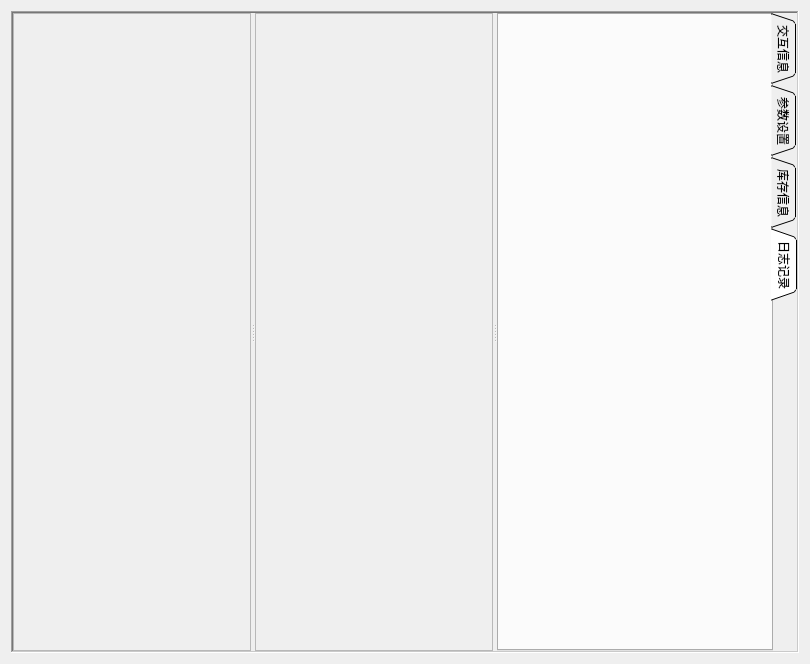
<?xml version="1.0" encoding="UTF-8"?>
<ui version="4.0">
 <class>Form</class>
 <widget class="QWidget" name="Form">
  <property name="geometry">
   <rect>
    <x>0</x>
    <y>0</y>
    <width>810</width>
    <height>664</height>
   </rect>
  </property>
  <property name="windowTitle">
   <string>Form</string>
  </property>
  <layout class="QHBoxLayout" name="horizontalLayout">
   <item>
    <widget class="QSplitter" name="splitter">
     <property name="layoutDirection">
      <enum>Qt::LayoutDirection::LeftToRight</enum>
     </property>
     <property name="autoFillBackground">
      <bool>false</bool>
     </property>
     <property name="frameShape">
      <enum>QFrame::Shape::WinPanel</enum>
     </property>
     <property name="frameShadow">
      <enum>QFrame::Shadow::Sunken</enum>
     </property>
     <property name="orientation">
      <enum>Qt::Orientation::Horizontal</enum>
     </property>
     <property name="opaqueResize">
      <bool>true</bool>
     </property>
     <widget class="QFrame" name="left_area">
      <property name="sizePolicy">
       <sizepolicy hsizetype="Preferred" vsizetype="Preferred">
        <horstretch>0</horstretch>
        <verstretch>0</verstretch>
       </sizepolicy>
      </property>
      <property name="frameShape">
       <enum>QFrame::Shape::StyledPanel</enum>
      </property>
      <property name="frameShadow">
       <enum>QFrame::Shadow::Raised</enum>
      </property>
     </widget>
     <widget class="QFrame" name="middle_area">
      <property name="sizePolicy">
       <sizepolicy hsizetype="Preferred" vsizetype="Preferred">
        <horstretch>0</horstretch>
        <verstretch>0</verstretch>
       </sizepolicy>
      </property>
      <property name="frameShape">
       <enum>QFrame::Shape::StyledPanel</enum>
      </property>
      <property name="frameShadow">
       <enum>QFrame::Shadow::Raised</enum>
      </property>
     </widget>
     <widget class="QTabWidget" name="right_area">
      <property name="sizePolicy">
       <sizepolicy hsizetype="Expanding" vsizetype="Expanding">
        <horstretch>0</horstretch>
        <verstretch>0</verstretch>
       </sizepolicy>
      </property>
      <property name="minimumSize">
       <size>
        <width>300</width>
        <height>0</height>
       </size>
      </property>
      <property name="tabPosition">
       <enum>QTabWidget::TabPosition::East</enum>
      </property>
      <property name="tabShape">
       <enum>QTabWidget::TabShape::Triangular</enum>
      </property>
      <property name="currentIndex">
       <number>3</number>
      </property>
      <property name="documentMode">
       <bool>false</bool>
      </property>
      <property name="tabsClosable">
       <bool>false</bool>
      </property>
      <property name="tabBarAutoHide">
       <bool>false</bool>
      </property>
      <widget class="QWidget" name="tab_1">
       <attribute name="title">
        <string>交互信息</string>
       </attribute>
      </widget>
      <widget class="QWidget" name="tab_2">
       <attribute name="title">
        <string>参数设置</string>
       </attribute>
      </widget>
      <widget class="QWidget" name="tab_3">
       <attribute name="title">
        <string>库存信息</string>
       </attribute>
      </widget>
      <widget class="QWidget" name="tab_5">
       <attribute name="title">
        <string>日志记录</string>
       </attribute>
      </widget>
     </widget>
    </widget>
   </item>
  </layout>
 </widget>
 <resources/>
 <connections/>
</ui>
